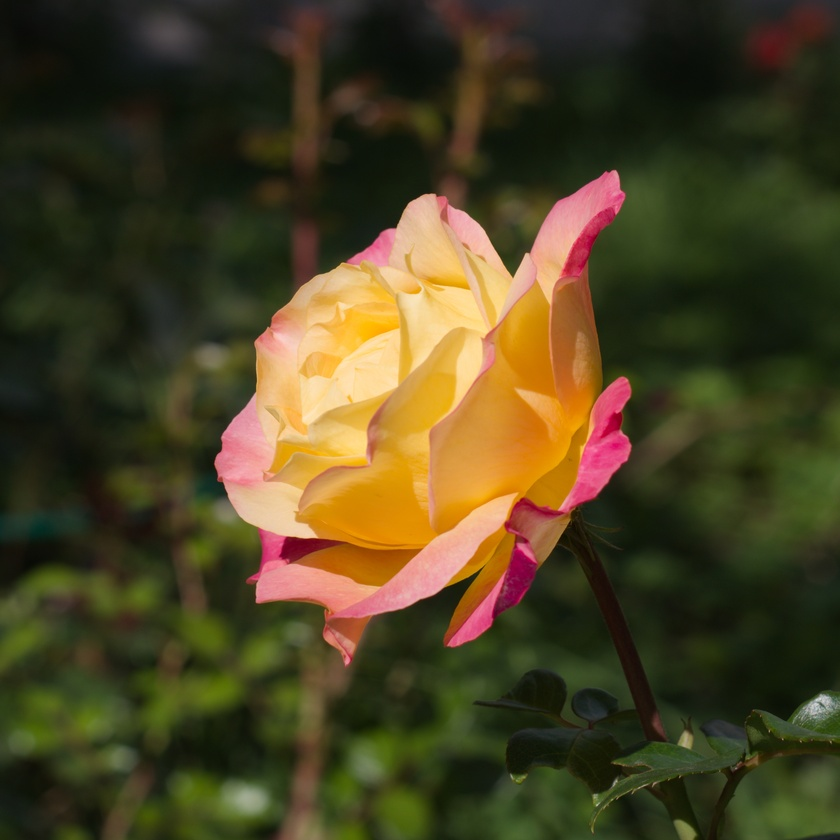
#> input picture lab-2.1/love_and_peace.jpg, 840 x 840 px, shrunk from 2700 x 2700 before the run
$ jupyter execute 'Lab 2.1 Point operations.ipynb'
#> lines starting #> are read from the running program, lines starting #| are printed output that depends on the picture; after the words box and inside, x2 and y2 are one past the last pixel; in counts of white or black regions, pixels touching at a corner belong together
# Point operations

Point operations operate on individual pixels of an image.  In this lab we will explore various point operations such as multiplying or dividing by a scalar and thresholding.

[cell 1]
import imageio
import numpy as np
from matplotlib import pyplot as plt
import skimage

[cell 2]
im = imageio.imread('love_and_peace.jpg')
#> im is the input picture: shape (840, 840, 3); mean R, G, B 74.4, 65.8, 34.6
plt.imshow(im)

Here's an example of a simple point operation: converting to floating point and remapping the data range from [0 255] to [0 1].

[cell 3]
im = im.astype('float32')/255

Let's look at the individual channels of the image.

This code cells demonstrates some other useful skills such as making subplots and the use of `zip`.

[cell 4]
fig,axes = plt.subplots(1,3,figsize=(10,20))

channels = ['red','green','blue']
for i,(ax,channel) in enumerate(zip(axes,channels)):
    ax.imshow(im[...,i])
    ax.axis('off')
    ax.set_title(channel)
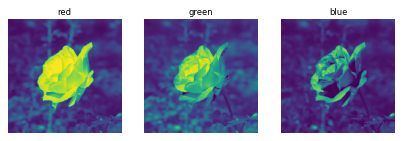
#> figure drawn by matplotlib, 3 panels

A histogram is shows the distribution of values in an array.

Note the use of `.flatten()` here.  `flatten` converts an array of any shape into a one-dimensional list.

[cell 5]
for i,channel in enumerate(channels):
    plt.hist(im[:,:,i].flatten(),bins=100,color=channel,alpha=0.5)
plt.show()
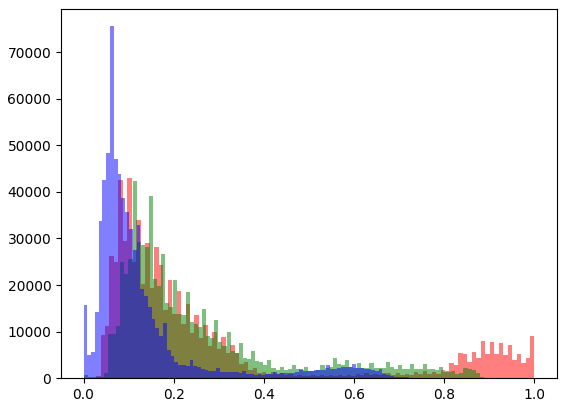
#> figure drawn by matplotlib, 1 panel; tallest bar 42966 high, from x = 0.0971 to 0.107; tallest bar 42296 high, from x = 0.109 to 0.118; tallest bar 75576 high, from x = 0.0587 to 0.0671

Let's try to change the color of the flower by increasing its red values and decreasing its blue and green values.

[cell 6]
newim = im.copy()
newim[...,0] *= 1.25
newim[...,1] /= 1.25
newim[...,2] /= 1.25
newim = np.clip(newim,0,1)
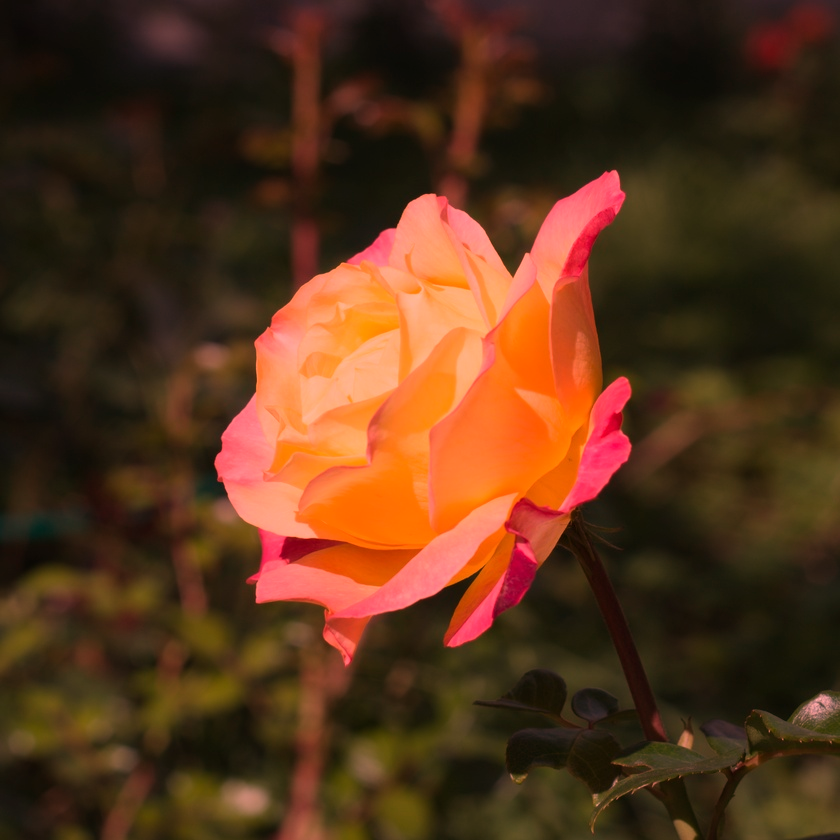
#> newim: shape (840, 840, 3) float32; mean R, G, B 0.345, 0.206, 0.108
plt.imshow(newim)

When we do this, it changes the color of the background as well as the flower.  How can we change just the color of the flower?

Another simple point operation is to binarize the image by thresholding.  Here we will make a binary mask by thresholding the red channel at 0.5.

[cell 7]
mask = im[...,0]>0.5
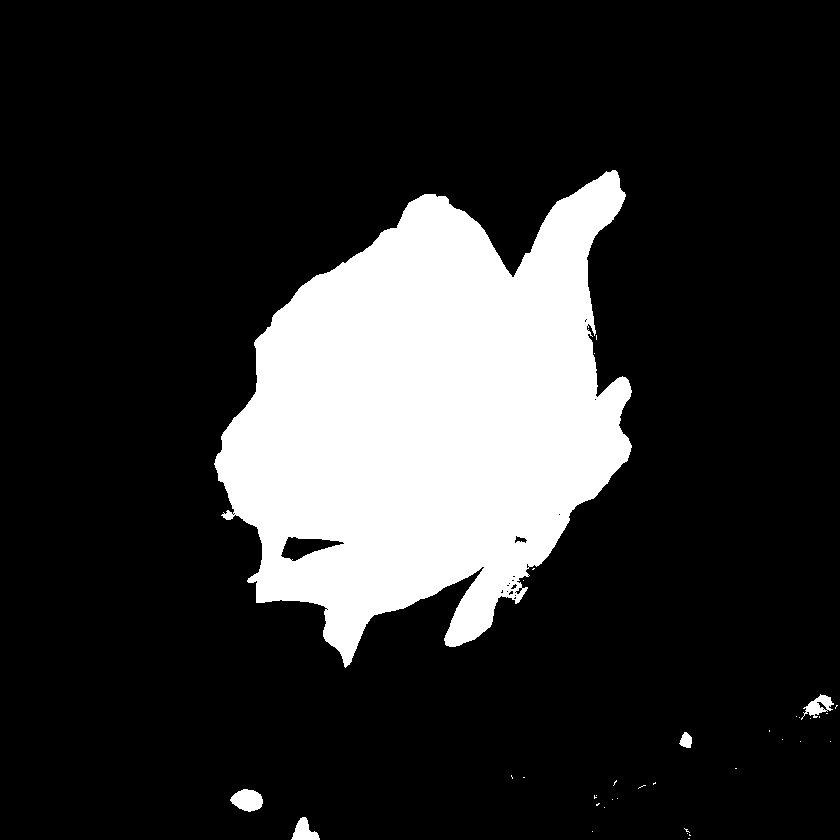
#> mask: shape (840, 840) bool; 18.2% white; 36 white regions (31 under 20 px), largest, box (x1, y1, x2, y2) and area: (214, 170, 632, 668) 127186, (230, 789, 263, 812) 542, (291, 817, 320, 840) 378, (801, 694, 834, 720) 369, (679, 732, 692, 748) 145
plt.imshow(mask)

In NumPy we can use a Boolean mask to select elements of an array, as shown here.

[cell 8]
newim = im.copy()
newim[mask,0] *= 1.25
newim[mask,1] /= 1.25
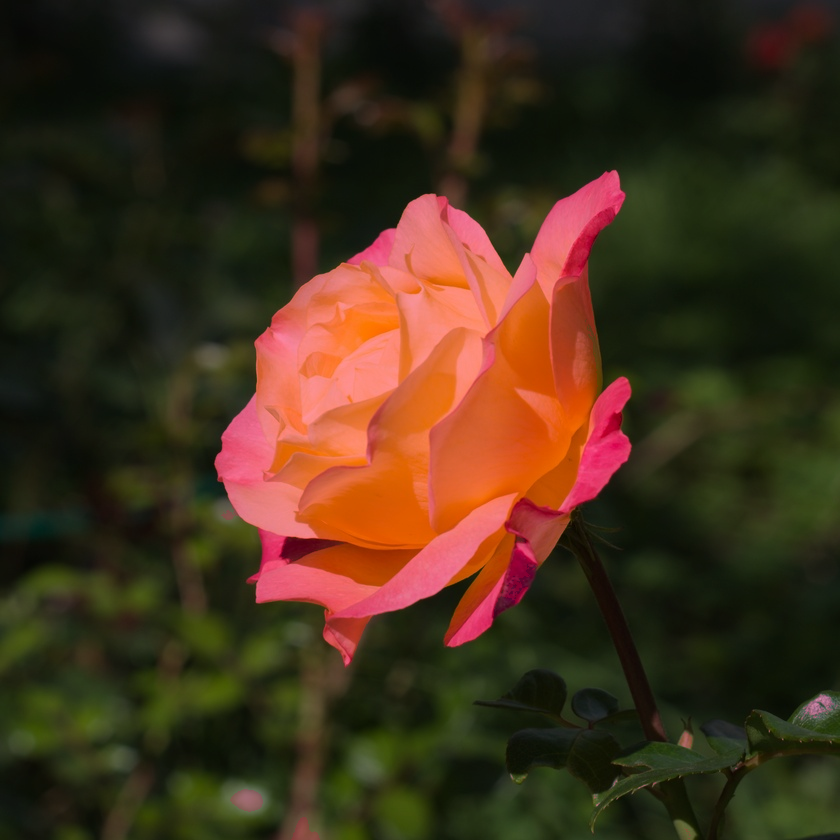
#> newim: shape (840, 840, 3) float32; mean R, G, B 0.332, 0.237, 0.136; drawn with min black and max white
newim[mask,2] /= 1.25
#> newim: shape (840, 840, 3) float32; 16.99% of pixels changed, all inside (x1, y1, x2, y2) = (214, 170, 838, 840)
newim = np.clip(newim,0,1)
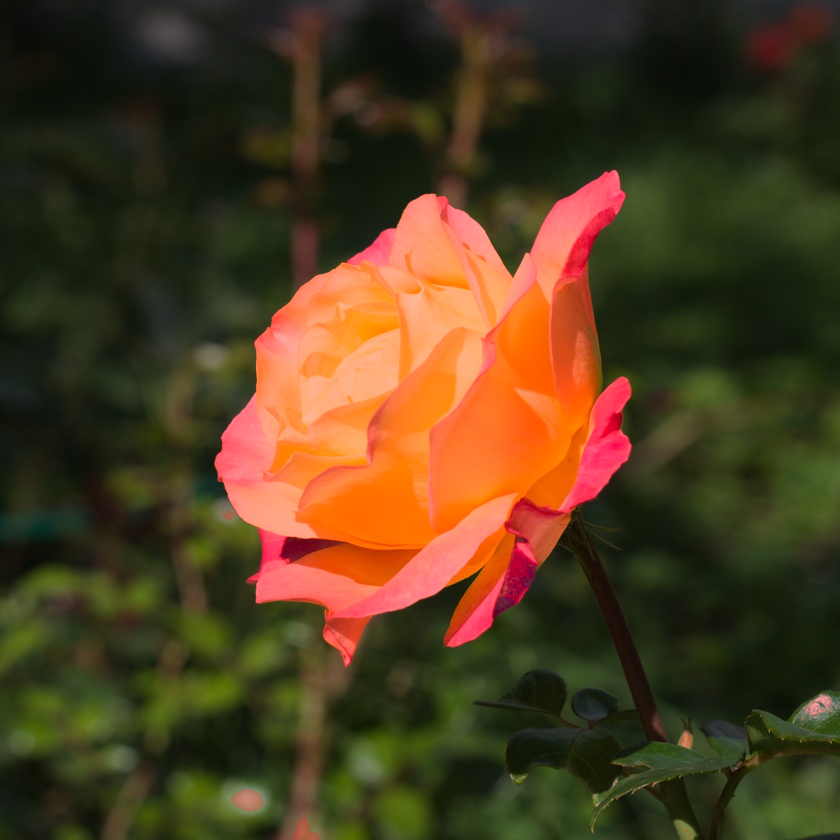
#> newim: shape (840, 840, 3) float32; mean R, G, B 0.312, 0.237, 0.124
plt.imshow(newim)

Here we reduce the red and increase the blue and green.

[cell 9]
newim2 = im.copy()
newim2[mask,0] /= 1.25
newim2[mask,1] *= 1.25
newim2[mask,2] *= 1.25
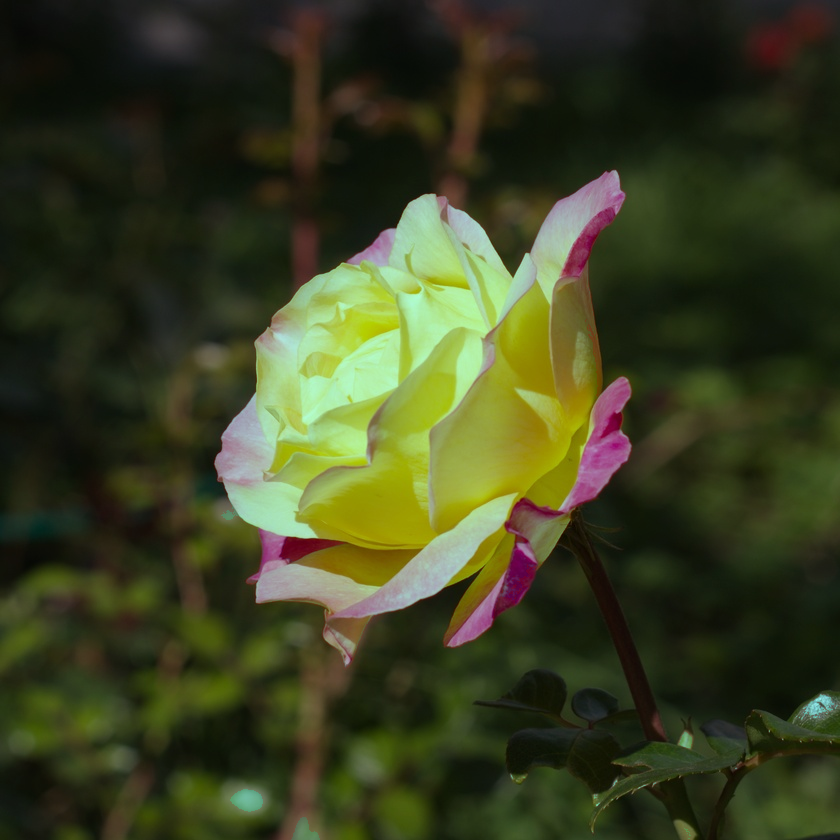
#> newim2: shape (840, 840, 3) float32; mean R, G, B 0.261, 0.286, 0.152; drawn with min black and max white
newim2 = np.clip(newim2,0,1)
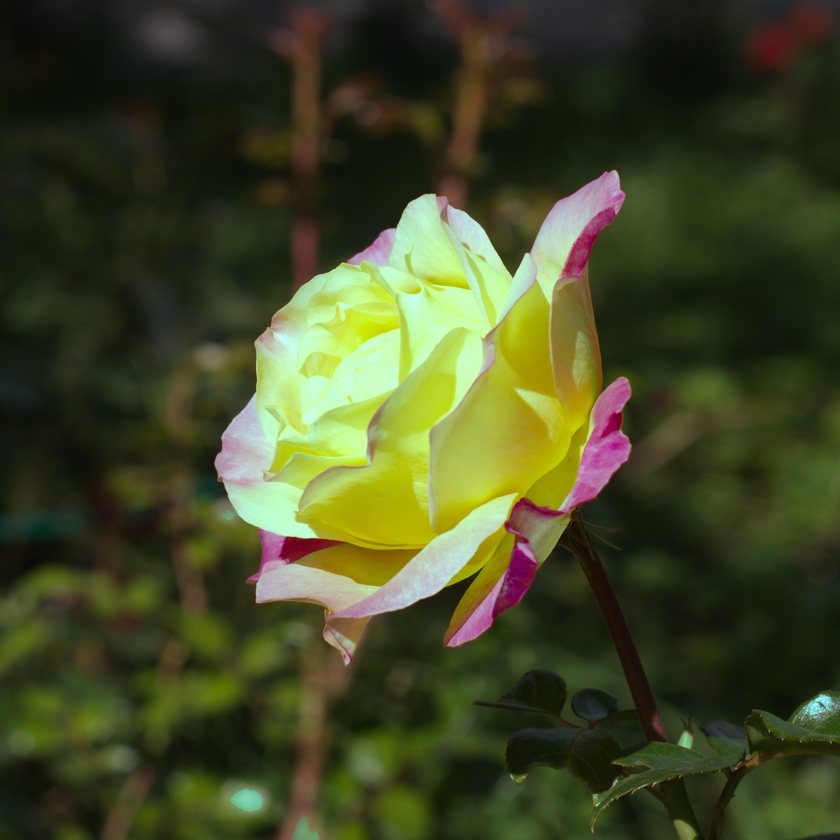
#> newim2: shape (840, 840, 3) float32; mean R, G, B 0.261, 0.285, 0.152
plt.imshow(newim2)
